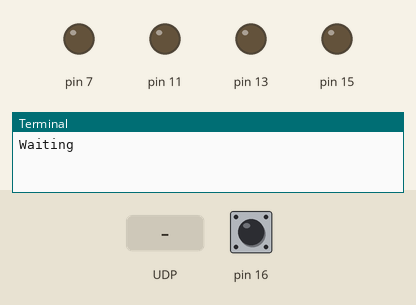
Simulated run of this program. Board: Raspberry Pi (header pin numbers). Shown: output pins drawn as LEDs (lit = HIGH), the last lines printed to the terminal. The inputs (shaded band) are chosen by the test bench; at power-on: pin 16 HIGH. Threads take turns every 2 ms.

Above: at 1.2 s.
1.3 s: UDP packet "armup" arrives
At 2.5 s:
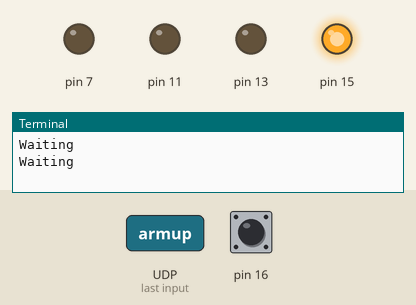
2.8 s: UDP packet "armdown" arrives
At 3.8 s:
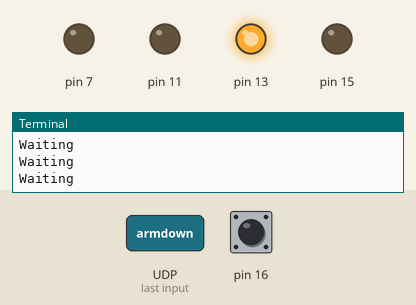
4.3 s: UDP packet "back" arrives
At 4.9 s:
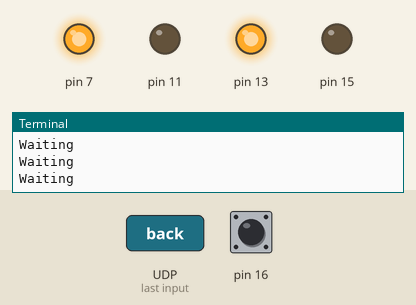
5.8 s: UDP packet "armstop" arrives
At 6.1 s:
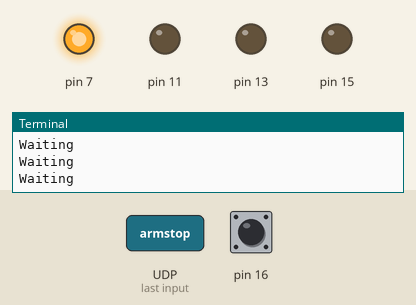
7.3 s: UDP packet "forward" arrives
At 8.4 s:
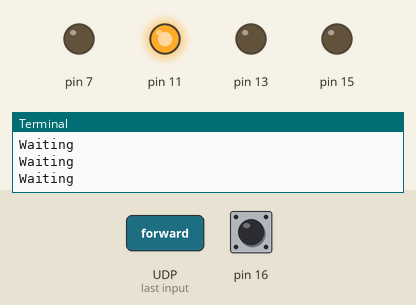
Timing chart, 0 to 10.3 s (numbered marks = the images above; inputs shaded):
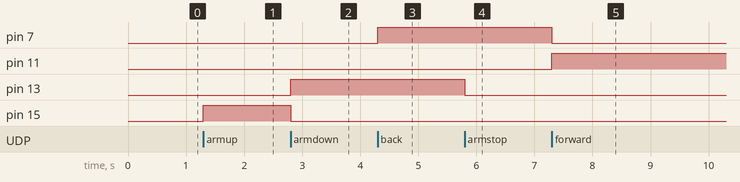

The program:

BattleBot.py
```python
import socket,json

import RPi.GPIO as GPIO
import time
import threading
GPIO.setmode(GPIO.BOARD)
GPIO.setup(7,GPIO.OUT)#drive back
GPIO.setup(11,GPIO.OUT)#drive forward
GPIO.setup(13,GPIO.OUT)#arm down
GPIO.setup(15,GPIO.OUT)#arm up
GPIO.setup(16,GPIO.IN,pull_up_down=GPIO.PUD_UP)#button

GPIO.output(7,False)
GPIO.output(11,False)
GPIO.output(13,False)
GPIO.output(15,False)

DISCOVERY_PORT = 5006
PLAYER_NUMBER = 1

sock = socket.socket(socket.AF_INET, socket.SOCK_DGRAM)
sock.setsockopt(socket.SOL_SOCKET, socket.SO_REUSEADDR, 1)
sock.setsockopt(socket.SOL_SOCKET, socket.SO_BROADCAST, 1)

sock.bind(("0.0.0.0", DISCOVERY_PORT))

returnAddress = "0"

def buttonCheck():
	pressed = False
	while True:
		if GPIO.input(16) == GPIO.LOW:
			if not pressed:
				print("PRESSED")
				if returnAddress != "0":
					print("Sending to " + str(returnAddress))
					sock.sendto(b"hit", returnAddress)
			pressed = True
			time.sleep(0.3)
		else:
			pressed = False
		time.sleep(0.01)

t = threading.Thread(target=buttonCheck)
t.start()

while True:
	print("Waiting")
	data, addr = sock.recvfrom(1024)
	if data == b"finding_rpis":
		returnAddress = addr
		sock.sendto(b"rpi", addr)
		print("Replied to find from", addr)
	elif data == b"armup":
		GPIO.output(13,False)
		GPIO.output(15,True)
	elif data == b"armdown":
		GPIO.output(13,True)
		GPIO.output(15,False)
	elif data == b"armstop":
		GPIO.output(13,False)
		GPIO.output(15,False)
	elif data == b"back":
		GPIO.output(7,True)
		GPIO.output(11,False)
	elif data == b"forward":
		GPIO.output(7,False)
		GPIO.output(11,True)
	elif data == b"stop":
		GPIO.output(7,False)
		GPIO.output(11,False)
```

Measured:
- after the input at 1.3 s, pin 15: LOW → HIGH at once
- after the input at 2.8 s, pin 13: LOW → HIGH at once; pin 15: HIGH → LOW at once
- after the input at 4.3 s, pin 7: LOW → HIGH at once
- after the input at 5.8 s, pin 13: HIGH → LOW at once
- after the input at 7.3 s, pin 7: HIGH → LOW at once; pin 11: LOW → HIGH at once
